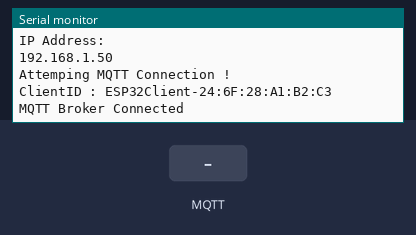
The sketch below on a simulated ESP32. Parts: the last lines printed to the serial monitor. Inputs (shaded band) come from the test bench. WiFi joins after 1.5 s; servers stay silent unless stated; no MQTT or app messages arrive unless stated.

Above: at 2.7 s.
2.8 s: MQTT message "1" arrives on the first subscribed topic
At 3.6 s:
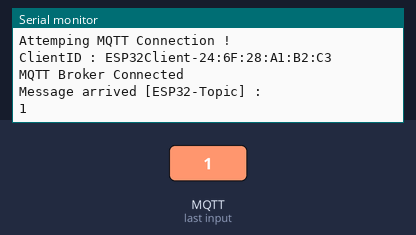
5.8 s: MQTT message "on" arrives on the first subscribed topic
At 7.0 s:
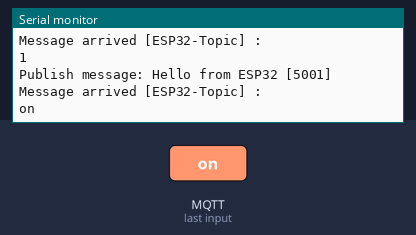
7.3 s: MQTT message "off" arrives on the first subscribed topic
At 8.3 s:
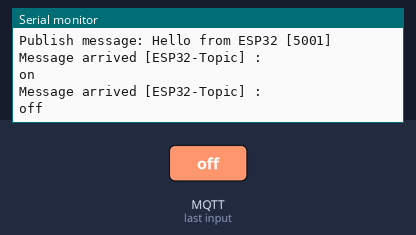

Measured:
- after the input at 2.8 s, the serial monitor: prints a new line at once (image 1)
- after the input at 5.8 s, the serial monitor: prints a new line at once (image 2)
- after the input at 7.3 s, the serial monitor: prints a new line at once (image 3)

The sketch:

Lab9_2_ESP32_MQTTClient.ino
```cpp
#include <PubSubClient.h>
#include <WiFi.h>

const char* ssid ="IEE-IoT";// your ssid
const char* password = "ieenopassword"; // your password

const char* mqtt_server = "192.168.1.100"; // your mqtt server IP
const char* mqtt_username = ""; // your mqtt username
const char* mqtt_password = ""; // your mqtt password
const uint16_t mqtt_port = 1883;

WiFiClient tcpClient;// create tcp client object
PubSubClient mqttClient(tcpClient); // pass tcp client to mqtt client

uint32_t lastTimestamp = millis();

void setup_wifi(const char* ssid, const char* password){
  Serial.println("Connecting to: ");
  Serial.println(ssid);
  WiFi.begin(ssid,password);
  while(WiFi.status() != WL_CONNECTED){
    delay(500);
    Serial.print(".");
  }
  Serial.println("\r\nWiFi Connected");
  Serial.println("IP Address: ");
  Serial.println(WiFi.localIP());
}

void callBack(char* topic, byte* payload, uint16_t payload_length){
  String msg;
  Serial.print("Message arrived [");
  Serial.print(topic);
  Serial.println("] :");
  for (uint16_t i = 0; i < payload_length; i++ ){
    char c = (char)payload[i];
    msg += c;
  }
  Serial.println(msg);
}

void reconnect(){
  while(!mqttClient.connected()){
    Serial.println("Attemping MQTT Connection !");
    String clientID = "ESP32Client-" + String(WiFi.macAddress());
    Serial.print("ClientID : ");
    Serial.println(clientID);
    if (mqttClient.connect(clientID.c_str(),mqtt_username,mqtt_password)){
      Serial.println("MQTT Broker Connected");
      String msg = "Hello from " + clientID;
      mqttClient.publish("mytopic/test",msg.c_str());
      mqttClient.subscribe("ESP32-Topic");
    }
    else{
      Serial.print("failed, rc=");
      Serial.print(mqttClient.state());
      Serial.println("try again in 1 seconds");
      delay(1000);
    }
  }
}

void setup() {
  Serial.begin(115200);
  setup_wifi(ssid,password);
  mqttClient.setServer(mqtt_server,mqtt_port);
  mqttClient.setCallback(callBack);
}

void loop() {
  if(!mqttClient.connected()){
    reconnect();
  }
  mqttClient.loop();

  if(millis() - lastTimestamp > 5000){
    String msg("Hello from ESP32 [");
    msg += String(millis()) += String("]");
    Serial.print("Publish message: ");
    Serial.println(msg);
    mqttClient.publish("mytopic/test",msg.c_str());
    lastTimestamp = millis();
  }
}
```
